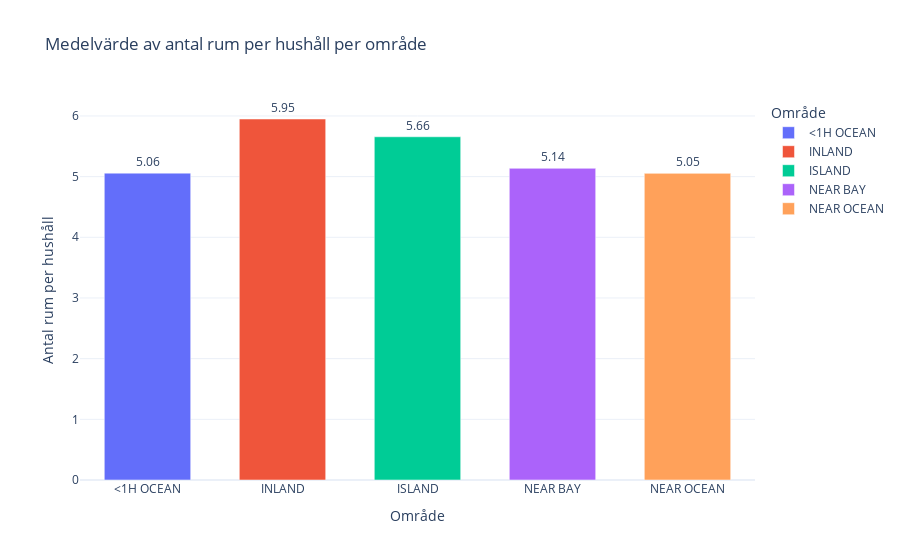
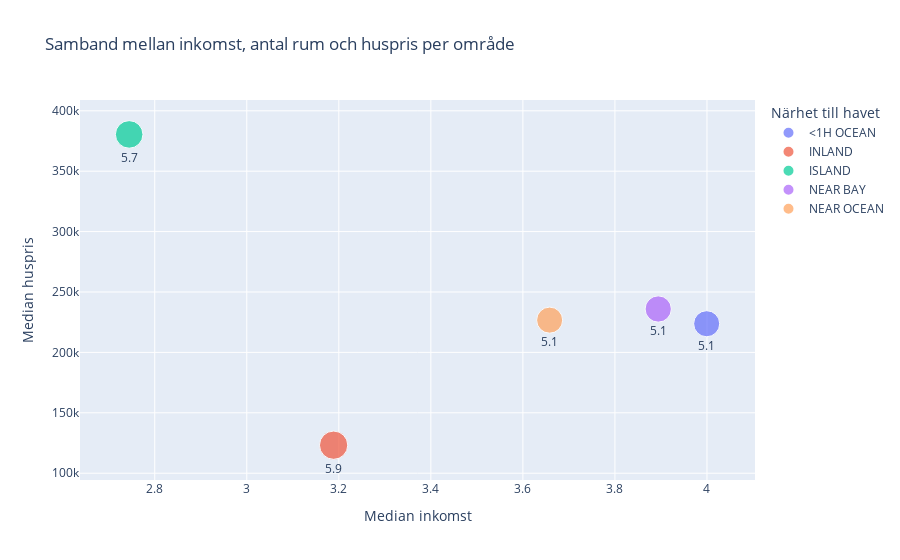

These figures' notebook cell, in order:
### Code cell
#2:6. Kan vi se antalet rum beroende på område och hur ser huspriser och inkomster ut i dessa omården?

agg_df = filtered_houses.groupby('ocean_proximity').agg({
    'rooms_per_household': 'mean',
    'median_house_value': 'mean',
    'median_income': 'mean'
}).reset_index()


#Show rooms per household and area
fig1 = px.bar(agg_df,
              x='ocean_proximity',
              y='rooms_per_household',
              title='Medelvärde av antal rum per hushåll per område',
              labels={'ocean_proximity': 'Område', 'rooms_per_household': 'Antal rum per hushåll'},
              color='ocean_proximity',
              text='rooms_per_household')
fig1.update_layout(template='plotly_white', bargap=0.2, bargroupgap=0.2)
fig1.update_traces(textposition='outside', texttemplate='%{text:.2f}')

fig1.show()


fig2 = px.scatter(
    agg_df,
    x='median_income',
    y='median_house_value',
    color='ocean_proximity',
    size='rooms_per_household',
    title='Samband mellan inkomst, antal rum och huspris per område',
    labels={'median_income': 'Median inkomst', 
            'median_house_value': 'Median huspris',
            'ocean_proximity': 'Närhet till havet',
            'rooms_per_household': 'Antal rum per hushåll'},
    text='rooms_per_household'
)

fig2.update_traces(textposition='bottom center', texttemplate='%{text:.1f}')
fig2.show()

#Conclusion: So the question if we can see a correlation between area (ocean proximity) and 
# number of rooms. Yes we can, houses on Islands seems to have more rooms than those near ocean
# or near the bay area and near the water for that matter. When it comes to houses inland
# they also seem to have more rooms in general than those near the ocean. This could be
# as simple as a question of price. Even though that those with higher income are those
# that lives closer to the water. However, the houses on Islands are by far the most
# expensive houses and those who live in them seem to have lower income. Maybe the reason
# could be that the houses has been inhertied from generation to generation and 
# those who lives there does not need to pay so much for the maintennce and they are also
# perhaps free from house loans.

### Figure 1 — Plotly figure (JSON) as saved in the notebook; plotly's stock layout.template omitted (floating-point values rounded to 4 significant figures)
{"data": [{"alignmentgroup": "True", "hovertemplate": "Område=%{x}<br>Antal rum per hushåll=%{text}<extra></extra>", "legendgroup": "<1H OCEAN", "marker": {"color": "#636efa", "pattern": {"shape": ""}}, "name": "<1H OCEAN", "offsetgroup": "<1H OCEAN", "orientation": "v", "showlegend": true, "text": [5.057], "textposition": "outside", "texttemplate": "%{text:.2f}", "type": "bar", "x": ["<1H OCEAN"], "xaxis": "x", "y": [5.057], "yaxis": "y"}, {"alignmentgroup": "True", "hovertemplate": "Område=%{x}<br>Antal rum per hushåll=%{text}<extra></extra>", "legendgroup": "INLAND", "marker": {"color": "#EF553B", "pattern": {"shape": ""}}, "name": "INLAND", "offsetgroup": "INLAND", "orientation": "v", "showlegend": true, "text": [5.95], "textposition": "outside", "texttemplate": "%{text:.2f}", "type": "bar", "x": ["INLAND"], "xaxis": "x", "y": [5.95], "yaxis": "y"}, {"alignmentgroup": "True", "hovertemplate": "Område=%{x}<br>Antal rum per hushåll=%{text}<extra></extra>", "legendgroup": "ISLAND", "marker": {"color": "#00cc96", "pattern": {"shape": ""}}, "name": "ISLAND", "offsetgroup": "ISLAND", "orientation": "v", "showlegend": true, "text": [5.657], "textposition": "outside", "texttemplate": "%{text:.2f}", "type": "bar", "x": ["ISLAND"], "xaxis": "x", "y": [5.657], "yaxis": "y"}, {"alignmentgroup": "True", "hovertemplate": "Område=%{x}<br>Antal rum per hushåll=%{text}<extra></extra>", "legendgroup": "NEAR BAY", "marker": {"color": "#ab63fa", "pattern": {"shape": ""}}, "name": "NEAR BAY", "offsetgroup": "NEAR BAY", "orientation": "v", "showlegend": true, "text": [5.137], "textposition": "outside", "texttemplate": "%{text:.2f}", "type": "bar", "x": ["NEAR BAY"], "xaxis": "x", "y": [5.137], "yaxis": "y"}, {"alignmentgroup": "True", "hovertemplate": "Område=%{x}<br>Antal rum per hushåll=%{text}<extra></extra>", "legendgroup": "NEAR OCEAN", "marker": {"color": "#FFA15A", "pattern": {"shape": ""}}, "name": "NEAR OCEAN", "offsetgroup": "NEAR OCEAN", "orientation": "v", "showlegend": true, "text": [5.054], "textposition": "outside", "texttemplate": "%{text:.2f}", "type": "bar", "x": ["NEAR OCEAN"], "xaxis": "x", "y": [5.054], "yaxis": "y"}], "layout": {"bargap": 0.2, "bargroupgap": 0.2, "barmode": "relative", "legend": {"title": {"text": "Område"}, "tracegroupgap": 0}, "title": {"text": "Medelvärde av antal rum per hushåll per område"}, "xaxis": {"anchor": "y", "categoryarray": ["<1H OCEAN", "INLAND", "ISLAND", "NEAR BAY", "NEAR OCEAN"], "categoryorder": "array", "domain": [0, 1], "title": {"text": "Område"}}, "yaxis": {"anchor": "x", "domain": [0, 1], "title": {"text": "Antal rum per hushåll"}}}}

### Figure 2 — Plotly figure (JSON) as saved in the notebook; plotly's stock layout.template omitted (floating-point values rounded to 4 significant figures)
{"data": [{"hovertemplate": "Närhet till havet=<1H OCEAN<br>Median inkomst=%{x}<br>Median huspris=%{y}<br>Antal rum per hushåll=%{text}<extra></extra>", "legendgroup": "<1H OCEAN", "marker": {"color": "#636efa", "size": [5.057], "sizemode": "area", "sizeref": 0.01487, "symbol": "circle"}, "mode": "markers+text", "name": "<1H OCEAN", "orientation": "v", "showlegend": true, "text": [5.057], "textposition": "bottom center", "texttemplate": "%{text:.1f}", "type": "scatter", "x": [3.999], "xaxis": "x", "y": [223700.0], "yaxis": "y"}, {"hovertemplate": "Närhet till havet=INLAND<br>Median inkomst=%{x}<br>Median huspris=%{y}<br>Antal rum per hushåll=%{text}<extra></extra>", "legendgroup": "INLAND", "marker": {"color": "#EF553B", "size": [5.95], "sizemode": "area", "sizeref": 0.01487, "symbol": "circle"}, "mode": "markers+text", "name": "INLAND", "orientation": "v", "showlegend": true, "text": [5.95], "textposition": "bottom center", "texttemplate": "%{text:.1f}", "type": "scatter", "x": [3.189], "xaxis": "x", "y": [123200.0], "yaxis": "y"}, {"hovertemplate": "Närhet till havet=ISLAND<br>Median inkomst=%{x}<br>Median huspris=%{y}<br>Antal rum per hushåll=%{text}<extra></extra>", "legendgroup": "ISLAND", "marker": {"color": "#00cc96", "size": [5.657], "sizemode": "area", "sizeref": 0.01487, "symbol": "circle"}, "mode": "markers+text", "name": "ISLAND", "orientation": "v", "showlegend": true, "text": [5.657], "textposition": "bottom center", "texttemplate": "%{text:.1f}", "type": "scatter", "x": [2.744], "xaxis": "x", "y": [380440], "yaxis": "y"}, {"hovertemplate": "Närhet till havet=NEAR BAY<br>Median inkomst=%{x}<br>Median huspris=%{y}<br>Antal rum per hushåll=%{text}<extra></extra>", "legendgroup": "NEAR BAY", "marker": {"color": "#ab63fa", "size": [5.137], "sizemode": "area", "sizeref": 0.01487, "symbol": "circle"}, "mode": "markers+text", "name": "NEAR BAY", "orientation": "v", "showlegend": true, "text": [5.137], "textposition": "bottom center", "texttemplate": "%{text:.1f}", "type": "scatter", "x": [3.894], "xaxis": "x", "y": [235900.0], "yaxis": "y"}, {"hovertemplate": "Närhet till havet=NEAR OCEAN<br>Median inkomst=%{x}<br>Median huspris=%{y}<br>Antal rum per hushåll=%{text}<extra></extra>", "legendgroup": "NEAR OCEAN", "marker": {"color": "#FFA15A", "size": [5.054], "sizemode": "area", "sizeref": 0.01487, "symbol": "circle"}, "mode": "markers+text", "name": "NEAR OCEAN", "orientation": "v", "showlegend": true, "text": [5.054], "textposition": "bottom center", "texttemplate": "%{text:.1f}", "type": "scatter", "x": [3.658], "xaxis": "x", "y": [226700.0], "yaxis": "y"}], "layout": {"legend": {"itemsizing": "constant", "title": {"text": "Närhet till havet"}, "tracegroupgap": 0}, "title": {"text": "Samband mellan inkomst, antal rum och huspris per område"}, "xaxis": {"anchor": "y", "domain": [0, 1], "title": {"text": "Median inkomst"}}, "yaxis": {"anchor": "x", "domain": [0, 1], "title": {"text": "Median huspris"}}}}
